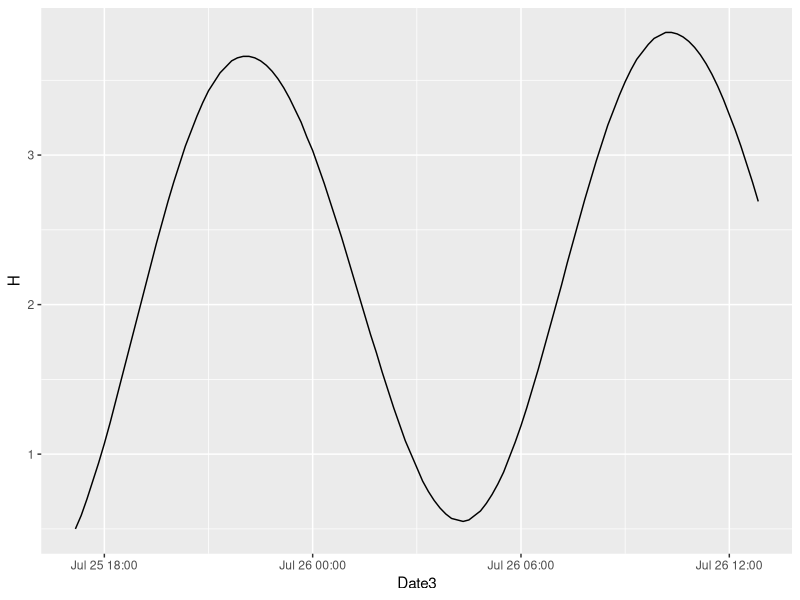
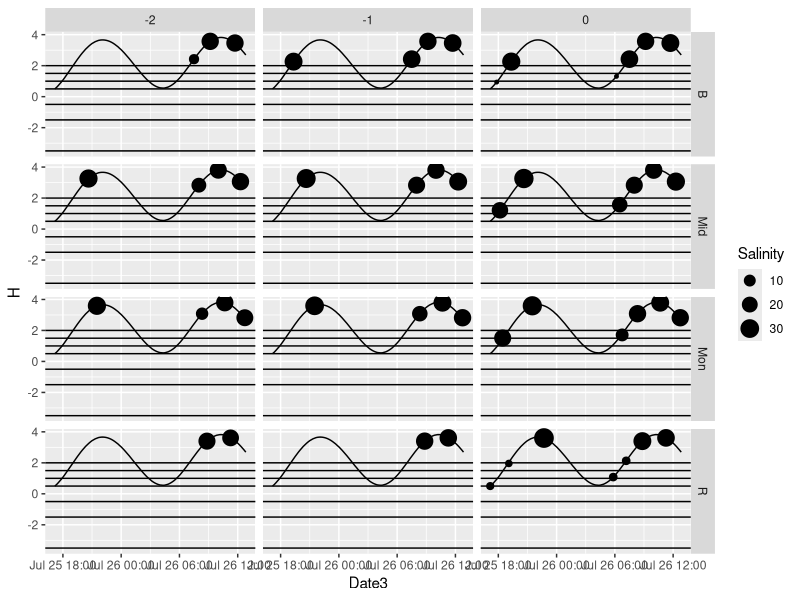
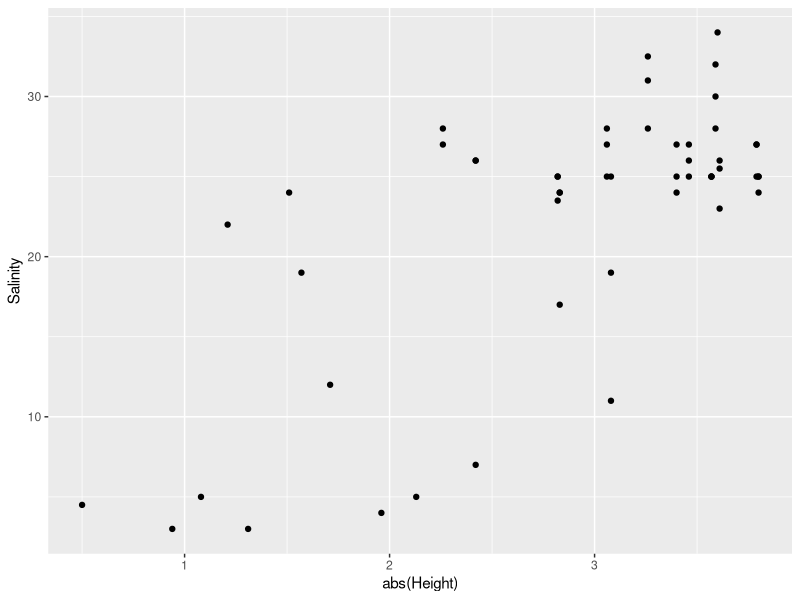
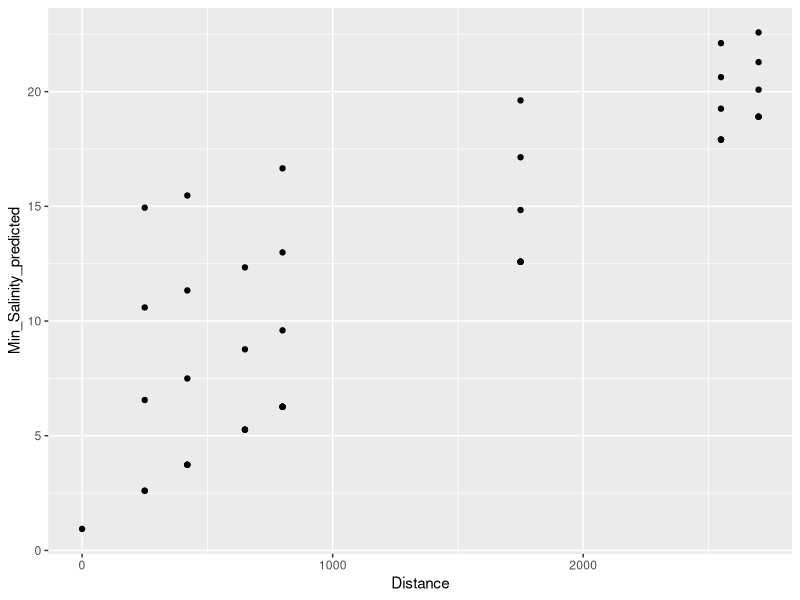
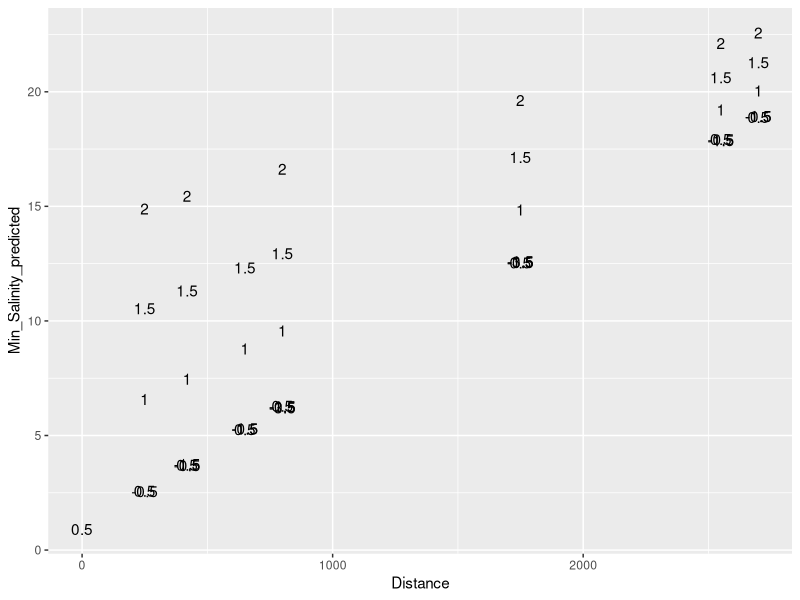

R code for these plots, in order: (Note: this script raises an error after producing the figures.)
library(ggplot2)
library(lubridate)
library(readxl)

tide <- read.csv("Data/tides.csv", header = F)
tide <- tide[-c(1:144),-1]

names(tide) <- c("H", "Time", "Day_part", "Date")

tide$Date[1:144] <- "25/07/2009"
tide$Date[145:nrow(tide)] <- "26/07/2009"


tide$Date2 <- paste(tide$Time, tide$Day_part, tide$Date )

tide$Date3 <- parse_date_time(tide$Date2, '%I:%M %p %d/%m%Y', tz = "Europe/Moscow")

min_time <- as.POSIXct(strptime("17:00 25.07.2009", format = "%H:%M %d.%m.%Y", tz = "Europe/Moscow"))

max_time <- as.POSIXct(strptime("13:00 26.07.2009", format = "%H:%M %d.%m.%Y", tz = "Europe/Moscow"))

tide <- tide[tide$Date3 < max_time & tide$Date3 > min_time, ]




ggplot(tide, aes(x = Date3, y = H)) + geom_line()


sal_tuv <- read_excel("Data/TuMyt_2009_2010.xlsx", sheet = "sal-temp")

sal_tuv$Dat_text <- paste(sal_tuv$Time, sal_tuv$Date)


sal_tuv$Date_true <- as.POSIXct(strptime(sal_tuv$Dat_text, '%H_%M %d_%m_%Y', tz = "Europe/Moscow"))


sal_tuv$H <- abs(sal_tuv$Height)

ggplot(tide, aes(x = Date3, y = H)) + geom_line() + geom_point(data = sal_tuv, aes(x = Date_true, y = abs(Height), size = Salinity)) + facet_grid(Transect ~ Depth) + geom_hline(yintercept = c(2, 1.5, 1, 0.5, -0.5, -1.5, -3.5))

ggplot(sal_tuv, aes(x = abs(Height), y = Salinity)) + geom_point()


Mod_tide <- lm(Salinity ~ H*Distance, data = sal_tuv)

summary(Mod_tide)


tuv <- read_excel("Data/TuMyt_2009_2010.xlsx", sheet = "для многомерки" )

tuv$Mean_Salinity_predicted <- NA
tuv$Min_Salinity_predicted <- NA


library(dplyr)

for(i in 1:nrow(tuv)){
  d <- tide %>% filter(H >= tuv$Depth[i])
  d$Distance <- tuv$Distance[i]
  Sal_pred <- predict(Mod_tide, newdata = d)
  tuv$Mean_Salinity_predicted[i] <- mean(Sal_pred)
  tuv$Min_Salinity_predicted[i] <- min(Sal_pred)
}



tuv$Min_Salinity_predicted

ggplot(tuv, aes(x = Distance, y = Min_Salinity_predicted)) + geom_point()
ggplot(tuv, aes(x = Distance, y = Min_Salinity_predicted)) + geom_text(aes(label = Depth), position = position_jitter(width = 0))


tide_salinity$Predict_sal <- predict(Mod_tide, newdata = tide_salinity)

ggplot(tide_salinity, aes(x = Date3, y = H, size = Predict_sal)) + geom_point() + geom_hline(yintercept = 1.5)


tuv_print <- tuv %>% select(Sample_ID, Min_Salinity_predicted, Mean_Salinity_predicted)

write.table(tuv_print, "Data/Salinity_predicted.csv", sep = ";", row.names = F)
